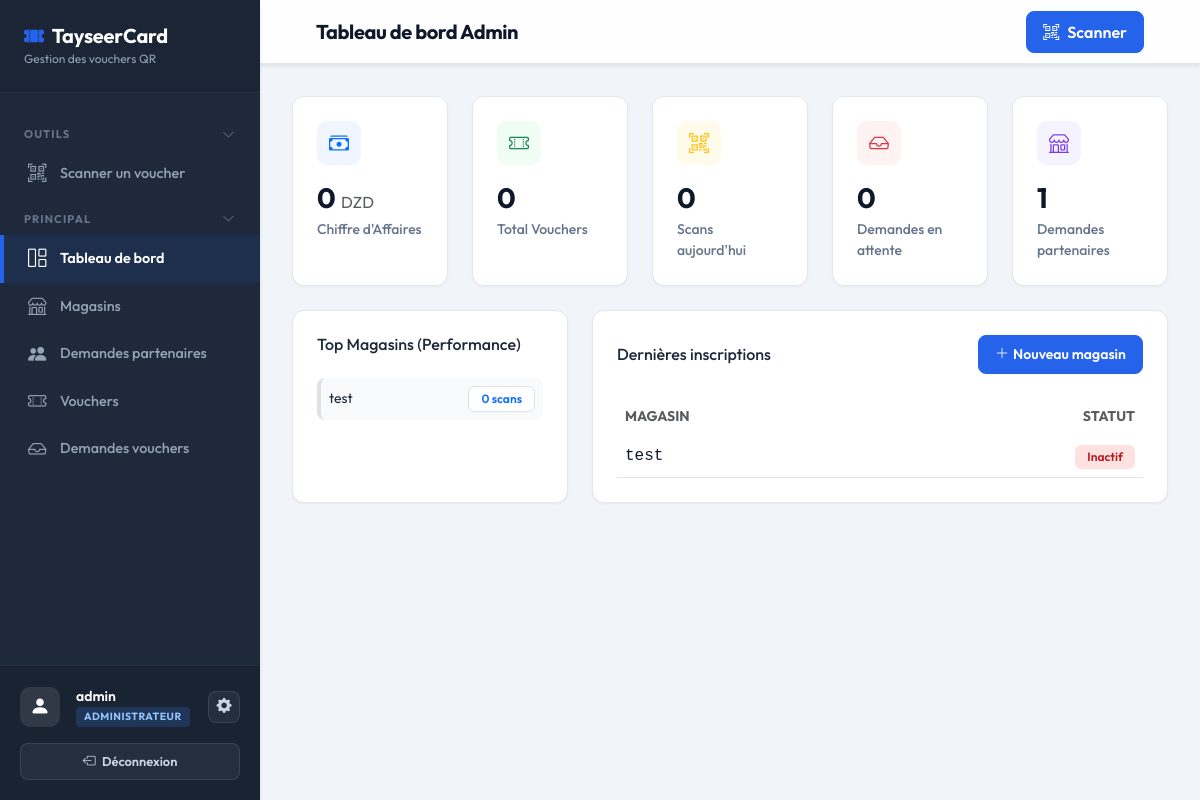
Page /accounts/dashboard/admin/ (signed in) on the committed database.
### apps/accounts/models.py (models this page shows, shortened)
class User(AbstractUser):
    class Role(models.TextChoices):
        ADMIN = 'ADMIN', 'Administrateur'
        MANAGER = 'MANAGER', 'Manager de magasin'
        CAISSIER = 'CAISSIER', 'Caissier'
    role = models.CharField(
        max_length=10,
        choices=Role.choices,
        default=Role.MANAGER,
    )
    def is_admin(self):
        return self.role == self.Role.ADMIN or self.is_superuser
    def is_manager(self):
        return self.role == self.Role.MANAGER
    def is_caissier(self):
        return self.role == self.Role.CAISSIER
    def get_store(self):
        if self.is_manager():
            return getattr(self, 'managed_store', None)
        elif self.is_caissier():
            caissier_store = getattr(self, 'caissier_store', None)
            if hasattr(caissier_store, 'first'):
                return caissier_store.first()
            return caissier_store
        return None

### apps/stores/models.py (models this page shows, shortened)
class Store(models.Model):
    manager = models.OneToOneField(
        settings.AUTH_USER_MODEL,
        on_delete=models.CASCADE,
        related_name='managed_store',
        limit_choices_to={'role': 'MANAGER'},
    )
    caissiers = models.ManyToManyField(
        settings.AUTH_USER_MODEL,
        related_name='caissier_store',
        blank=True,
        limit_choices_to={'role': 'CAISSIER'},
    )
    name = models.CharField(max_length=200)
    description = models.TextField(blank=True)
    logo = models.ImageField(upload_to='stores/logos/', blank=True, null=True)
    address = models.CharField(max_length=300, blank=True)
    phone = models.CharField(max_length=20, blank=True)
    is_active = models.BooleanField(default=True)
    created_at = models.DateTimeField(auto_now_add=True)

### apps/accounts/views.py (the view)
# urls.py: path('dashboard/admin/', views.admin_dashboard, name='admin_dashboard'),
@login_required
def admin_dashboard(request):
    if not request.user.is_admin():
        return redirect('dashboard')
    from apps.stores.models import Store, StorePartnerRequest
    from apps.vouchers.models import Voucher, VoucherScan, VoucherRequest
    from django.db.models import Count, Sum
    from django.db.models.functions import TruncDay
    from datetime import timedelta
    today = timezone.now().date()
    seven_days_ago = today - timedelta(days=6)
    total_stores = Store.objects.count()
    total_vouchers = Voucher.objects.count()
    used_vouchers = Voucher.objects.filter(status='USED').count()
    scans_today = VoucherScan.objects.filter(scanned_at__date=today).count()
    total_rev = 0
    approved_reqs = VoucherRequest.objects.filter(status='APPROVED').select_related('price_template')
    for req in approved_reqs:
        if req.price_template:
            total_rev += (req.price_template.price * req.quantity)
    pending_requests = VoucherRequest.objects.filter(status='PENDING').count()
    pending_store_requests = StorePartnerRequest.objects.filter(status='PENDING').count()
    scans_evolution = VoucherScan.objects.filter(
        scanned_at__date__gte=seven_days_ago
    ).annotate(day=TruncDay('scanned_at')).values('day').annotate(count=Count('id')).order_by('day')
    scan_labels = []
    scan_counts = []
    for i in range(7):
        day = seven_days_ago + timedelta(days=i)
        scan_labels.append(day.strftime('%d %b'))
        count = next((item['count'] for item in scans_evolution if item['day'].date() == day), 0)
        scan_counts.append(count)
    status_counts = Voucher.objects.values('status').annotate(count=Count('id'))
    status_dict = {item['status']: item['count'] for item in status_counts}
    status_data = [
        status_dict.get('ACTIVE', 0),
        status_dict.get('USED', 0),
        status_dict.get('CANCELLED', 0) + status_dict.get('EXPIRED', 0)
    ]
    top_stores = Store.objects.annotate(
        scan_count=Count('vouchers__scans')
    ).order_by('-scan_count')[:5]
    context = {
        'total_stores': total_stores,
        'total_vouchers': total_vouchers,
        'used_vouchers': used_vouchers,
        'scans_today': scans_today,
        'revenue': total_rev,
        'pending_requests': pending_requests,
        'pending_store_requests': pending_store_requests,
        'scan_labels': scan_labels,
        'scan_counts': scan_counts,
        'status_data': status_data,
        'stores': Store.objects.all().order_by('-created_at')[:5],
        'top_stores': top_stores,
        'recent_scans': VoucherScan.objects.select_related(
            'voucher__store', 'scanned_by'
        ).order_by('-scanned_at')[:10],
    }
    return render(request, 'accounts/admin_dashboard.html', context)

### templates/accounts/admin_dashboard.html (shortened to what this page needs)
{% extends 'base.html' %}
{% block page_title %}Tableau de bord Admin{% endblock %}
{% block nav_dashboard %}active{% endblock %}
{% block content %}
<div class="row g-4 mb-4">
  <div class="col-6 col-md-4 col-xl">
    <div class="stat-card">
      <div class="stat-icon" style="background:#eff6ff;"><i class="bi bi-cash-stack text-primary"></i></div>
      <div class="stat-value">{{ revenue|floatformat:0 }} <small class="fs-6 fw-normal text-muted">DZD</small></div>
      <div class="stat-label">Chiffre d'Affaires</div>
    </div>
  </div>
  <div class="col-6 col-md-4 col-xl">
    <div class="stat-card">
      <div class="stat-icon" style="background:#f0fdf4;"><i class="bi bi-ticket-perforated text-success"></i></div>
      <div class="stat-value">{{ total_vouchers }}</div>
      <div class="stat-label">Total Vouchers</div>
    </div>
  </div>
  <div class="col-6 col-md-4 col-xl">
    <div class="stat-card">
      <div class="stat-icon" style="background:#fffbeb;"><i class="bi bi-qr-code-scan text-warning"></i></div>
      <div class="stat-value">{{ scans_today }}</div>
      <div class="stat-label">Scans aujourd'hui</div>
    </div>
  </div>
  <div class="col-6 col-md-4 col-xl">
    <div class="stat-card">
      <div class="stat-icon" style="background:#fef2f2;"><i class="bi bi-inbox text-danger"></i></div>
      <div class="stat-value">{{ pending_requests }}</div>
      <div class="stat-label">Demandes en attente</div>
    </div>
  </div>
  <div class="col-6 col-md-4 col-xl">
    <div class="stat-card">
      <div class="stat-icon" style="background:#f5f3ff;"><i class="bi bi-shop" style="color:#7c3aed;"></i></div>
      <div class="stat-value">{{ pending_store_requests }}</div>
      <div class="stat-label">Demandes partenaires</div>
    </div>
  </div>
</div>
<div class="row g-4">
  <div class="col-lg-4">
    <div class="stat-card">
      <h6 class="mb-4 fw-700">Top Magasins (Performance)</h6>
      <div class="leaderboard mt-2">
        {% for store in top_stores %}
        <div class="d-flex align-items-center justify-content-between mb-3 p-2 rounded-3 border-start border-4"
          style="background:#f8fafc; border-start-color: var(--primary) !important;">
          <div class="fw-600 small">{{ store.name }}</div>
          <div class="badge bg-white border text-primary small fw-700">{{ store.scan_count }} scans</div>
        </div>
        {% endfor %}
      </div>
    </div>
  </div>
  <div class="col-lg-8">
    <div class="stat-card">
      <div class="d-flex justify-content-between align-items-center mb-4">
        <h6 class="mb-0 fw-700">Dernières inscriptions</h6>
        <a href="/admin/stores/store/add/" class="btn btn-primary btn-sm">
          <i class="bi bi-plus-lg me-1"></i>Nouveau magasin
        </a>
      </div>
      {% if stores %}
      <div class="table-responsive">
        <table class="table table-hover align-middle mb-0">
          <thead>
            <tr>
              <th class="text-uppercase small fw-700 text-muted border-0">Magasin</th>
              <th class="text-uppercase small fw-700 text-muted border-0 text-end">Statut</th>
            </tr>
          </thead>
          <tbody class="border-top-0">
            {% for store in stores %}
            <tr>
              <td class="fw-600 font-monospace" style="color: #0f172a;">{{ store.name }}</td>
              <td class="text-end">
                {% if store.is_active %}
                <span class="badge badge-active">Actif</span>
                {% else %}
                <span class="badge badge-cancelled">Inactif</span>
                {% endif %}
              </td>
            </tr>
            {% endfor %}
          </tbody>
        </table>
      </div>
      {% endif %}
    </div>
  </div>
</div>
{% endblock %}

### templates/base.html (shortened to what this page needs)
<!DOCTYPE html>
<html lang="fr">
<head>
  <link href="https://cdn.jsdelivr.net/npm/bootstrap@5.3.0/dist/css/bootstrap.min.css" rel="stylesheet" />
  <link href="https://cdn.jsdelivr.net/npm/bootstrap-icons@1.11.0/font/bootstrap-icons.css" rel="stylesheet" />
</head>
<body>
  {% if user.is_authenticated %}
  <aside class="sidebar" id="sidebar">
    <div class="sidebar-brand d-flex align-items-center justify-content-between">
      <div>
        <h5><i class="bi bi-ticket-perforated-fill me-2" style="color:var(--primary)"></i>TayseerCard</h5>
        <small>Gestion des vouchers QR</small>
      </div>
    </div>
    <nav class="sidebar-nav">
      <button class="nav-section-toggle" onclick="toggleNavSection(this)">
        <span>Outils</span>
        <i class="bi bi-chevron-down chevron"></i>
      </button>
      <div class="nav-section-body">
        <a href="{% url 'scan_page' %}" class="nav-link {% block nav_scan %}{% endblock %}">
          <i class="bi bi-qr-code-scan"></i> Scanner un voucher
        </a>
      </div>
      <button class="nav-section-toggle" onclick="toggleNavSection(this)">
        <span>Principal</span>
        <i class="bi bi-chevron-down chevron"></i>
      </button>
      <div class="nav-section-body">
        <a href="{% url 'dashboard' %}" class="nav-link {% block nav_dashboard %}{% endblock %}">
          <i class="bi bi-grid-1x2"></i> Tableau de bord
        </a>
        {% if user.is_admin %}
        <a href="{% url 'store_list' %}" class="nav-link {% block nav_stores %}{% endblock %}">
          <i class="bi bi-shop"></i> Magasins
        </a>
        <a href="{% url 'store_request_list' %}" class="nav-link {% block nav_store_requests %}{% endblock %}">
          <i class="bi bi-people-fill"></i> Demandes partenaires
        </a>
        {% endif %}
        {% if user.is_admin or user.is_manager or user.is_caissier %}
          <a href="{% if user.is_caissier %}/caissier/vouchers/{% elif user.is_manager %}/manager/vouchers/{% else %}{% url 'voucher_list' %}{% endif %}"
             class="nav-link {% block nav_vouchers %}{% endblock %}">
            <i class="bi bi-ticket-perforated"></i> Vouchers
          </a>
        {% endif %}
        {% if user.is_admin %}
        <a href="{% url 'admin_request_list' %}" class="nav-link {% block nav_admin_requests %}{% endblock %}">
          <i class="bi bi-inbox"></i> Demandes vouchers
        </a>
        {% endif %}
      </div>
    </nav>
    <div class="sidebar-footer">
      <div class="d-flex align-items-center justify-content-between mb-3">
        <div class="d-flex align-items-center gap-3 overflow-hidden">
          <div class="stat-icon m-0" style="background:rgba(255,255,255,0.1); width:40px; height:40px; flex-shrink:0;">
            <i class="bi bi-person-fill" style="color:#ffffff;"></i>
          </div>
          <div class="overflow-hidden">
            <div class="user-info text-truncate">{{ user.get_full_name|default:user.username }}</div>
            <div class="user-role text-truncate">
              <span class="role-pill role-{{ user.role|lower }}">{{ user.get_role_display }}</span>
            </div>
          </div>
        </div>
        {% if user.is_admin %}
        <a href="{% url 'admin_account_settings' %}" class="btn-settings {% block nav_settings %}{% endblock %}" title="Paramètres" style="flex-shrink:0;">
          <i class="bi bi-gear-fill"></i>
        </a>
        {% endif %}
      </div>
      <div class="d-flex gap-2 mt-1">
        <a href="{% url 'logout' %}" class="btn btn-sm flex-grow-1"
          style="background:rgba(255,255,255,0.05); color:#cbd5e1; border:1px solid rgba(255,255,255,0.1); font-size:0.8rem; border-radius:8px;">
          <i class="bi bi-box-arrow-left me-1"></i> Déconnexion
        </a>
      </div>
    </div>
  </aside>
  <div class="main-content">
    <div class="topbar shadow-sm">
      <div class="container-fluid d-flex align-items-center justify-content-between h-100 px-lg-4">
        <div class="d-flex align-items-center gap-3">
          <div class="d-flex align-items-center gap-2">
            <h4 class="mb-0">{% block page_title %}Tableau de bord{% endblock %}</h4>
          </div>
        </div>
        <div class="d-flex align-items-center gap-2">
          <a href="{% url 'scan_page' %}" class="btn btn-primary d-flex align-items-center gap-2 px-3">
            <i class="bi bi-qr-code-scan"></i>
            <span class="d-none d-sm-inline">Scanner</span>
          </a>
        </div>
      </div>
    </div>
    <div class="page-body">
      {% block content %}{% endblock %}
    </div>
  </div>
  {% else %}
  {% block auth_content %}{% endblock %}
  {% endif %}
</body>
</html>

### rows in the picture
User: get_full_name "admin", role "ADMINISTRATEUR"
Store: name "test", scan_count "0", is_active "Inactif"

### other values in the picture
{{ revenue|floatformat:0 }} "0"
{{ total_vouchers }} "0"
{{ scans_today }} "0"
{{ pending_requests }} "0"
{{ pending_store_requests }} "1"
